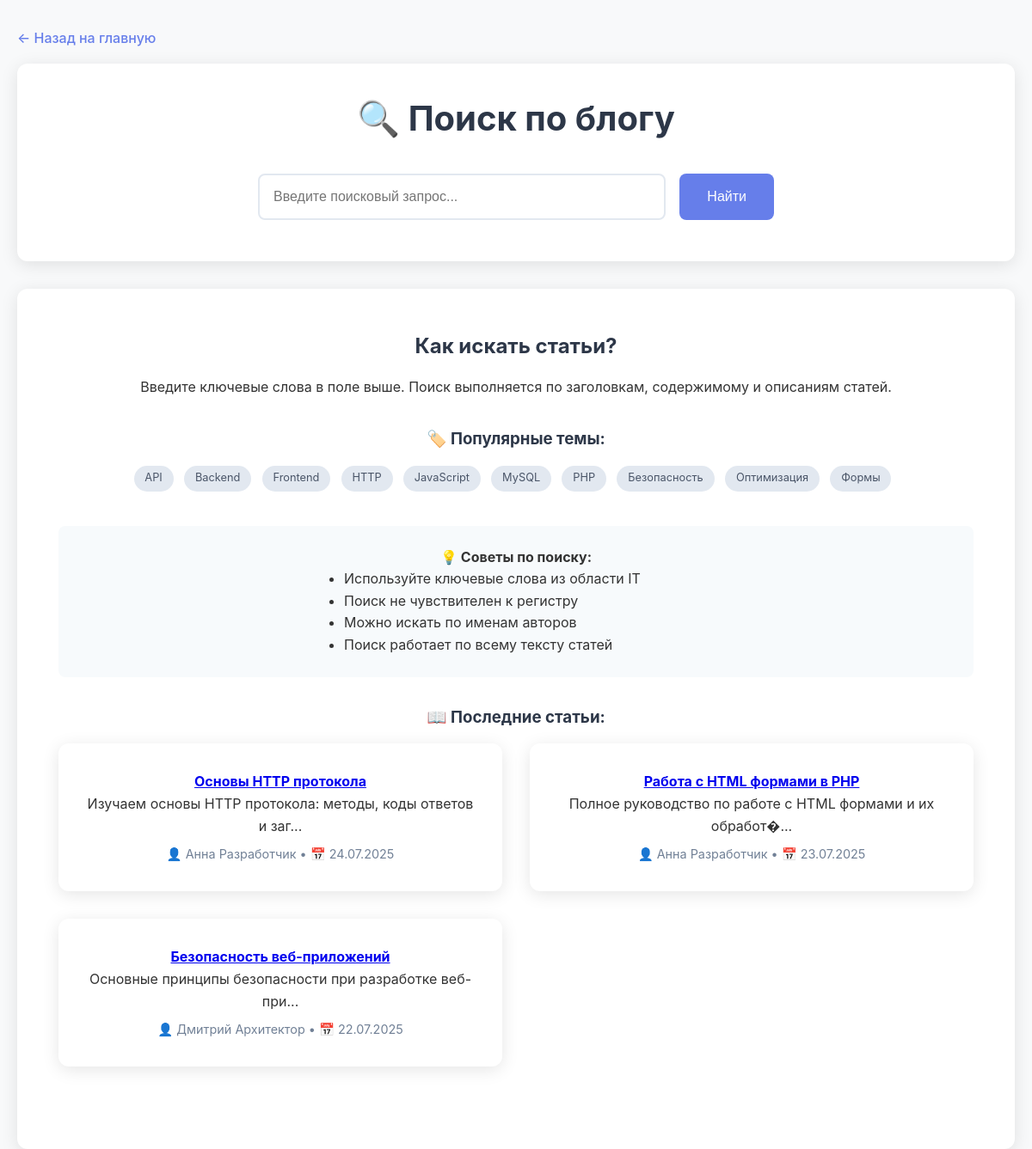
Screenshot of /search.php with the database file from the repository.
### tables this page shows
CREATE TABLE articles (
    id INT PRIMARY KEY AUTO_INCREMENT,
    title VARCHAR(255) NOT NULL,
    slug VARCHAR(255) UNIQUE,
    content TEXT NOT NULL,
    excerpt TEXT,
    author_id INT NOT NULL,
    category_id INT NOT NULL,
    reading_time INT DEFAULT 5,
    views INT DEFAULT 0,
    status ENUM('draft', 'published') DEFAULT 'published',
    published_at DATE,
    created_at TIMESTAMP DEFAULT CURRENT_TIMESTAMP,
    updated_at TIMESTAMP DEFAULT CURRENT_TIMESTAMP ON UPDATE CURRENT_TIMESTAMP,
    
     
    FOREIGN KEY (author_id) REFERENCES users(id) ON DELETE CASCADE,
    FOREIGN KEY (category_id) REFERENCES categories(id) ON DELETE CASCADE,
    
     
    INDEX idx_author (author_id),
    INDEX idx_category (category_id),
    INDEX idx_status (status),
    INDEX idx_published (published_at),
    INDEX idx_views (views),
    
     
    FULLTEXT KEY ft_search (title, content, excerpt)
);

### functions.php (called while the page is built, shortened)
<?php
function formatDate($date) {
    return date('d.m.Y', strtotime($date));
}
function getArticleTags($articleId) {
    try {
        $pdo = getDatabaseConnection();
        $stmt = $pdo->prepare("
            SELECT t.name
            FROM tags t
            JOIN article_tags at ON t.id = at.tag_id
            WHERE at.article_id = ?
            ORDER BY t.name
        ");
        $stmt->execute([$articleId]);
        return $stmt->fetchAll(PDO::FETCH_COLUMN);
    } catch (PDOException $e) {
        error_log("Error getting article tags: " . $e->getMessage());
        return [];
    }
}
function getAllTags() {
    try {
        $pdo = getDatabaseConnection();
        $stmt = $pdo->query("SELECT name FROM tags ORDER BY name");
        return $stmt->fetchAll(PDO::FETCH_COLUMN);
    } catch (PDOException $e) {
        error_log("Error getting all tags: " . $e->getMessage());
        return [];
    }
}
function getAllArticles($limit = null, $offset = 0) {
    try {
        $pdo = getDatabaseConnection();
        $sql = "
            SELECT
                a.*,
                u.name as author_name,
                u.email as author_email,
                c.name as category_name
            FROM articles a
            JOIN users u ON a.author_id = u.id
            JOIN categories c ON a.category_id = c.id
            WHERE a.status = 'published'
            ORDER BY a.published_at DESC, a.created_at DESC
        ";
        if ($limit) {
            $sql .= " LIMIT $limit OFFSET $offset";
        }
        $stmt = $pdo->query($sql);
        $articles = $stmt->fetchAll();
        foreach ($articles as &$article) {
            $article['author'] = [
                'name' => $article['author_name'],
                'email' => $article['author_email']
            ];
            $article['category'] = $article['category_name'];
            $article['tags'] = getArticleTags($article['id']);
        }
        return $articles;
    } catch (PDOException $e) {
        error_log("Error getting all articles: " . $e->getMessage());
        return [];
    }
}
function searchArticles($query) {
    if (empty(trim($query))) {
        return getAllArticles();
    }
}
function getRecentArticles($limit = 5) {
    return getAllArticles($limit);
}
?>

### search.php (the view, shortened to what this page needs)
<?php
require_once 'functions.php';
$query = isset($_GET['q']) ? trim($_GET['q']) : '';
$searchResults = searchArticles($query);
$totalResults = count($searchResults);
$allTags = getAllTags();
?>
<!DOCTYPE html>
<html lang="ru">
<head>
    <link rel="stylesheet" href="style.css">
</head>
<body>
    <div class="container">
        <nav class="breadcrumb">
            <a href="index.php">← Назад на главную</a>
        </nav>
        <header class="search-header">
            <h1>🔍 Поиск по блогу</h1>
            <form method="GET" class="search-form">
                <input
                    type="text"
                    name="q"
                    class="search-input"
                    placeholder="Введите поисковый запрос..."
                    value="<?php echo htmlspecialchars($query) ?>"
                    autofocus
                >
                <button type="submit" class="search-btn">Найти</button>
            </form>
        </header>
        <main class="search-results">
            <?php if ($query): ?>
                <div class="results-info">
                    <h2>Результаты поиска</h2>
                    <p>
                        <?php if ($totalResults > 0): ?>
                            Найдено <strong><?php echo $totalResults ?></strong>
                            <?php
                            if ($totalResults == 1) {
                                echo 'статья';
                            } elseif ($totalResults >= 2 && $totalResults <= 4) {
                                echo 'статьи';
                            } else {
                                echo 'статей';
                            }
                            ?>
                            по запросу "<strong><?php echo htmlspecialchars($query) ?></strong>"
                        <?php else: ?>
                            По запросу "<strong><?php echo htmlspecialchars($query) ?></strong>" ничего не найдено
                        <?php endif; ?>
                    </p>
                </div>
                <?php if ($totalResults > 0): ?>
                    <div class="results-grid">
                        <?php foreach ($searchResults as $article): ?>
                        <article class="result-card">
                            <h3 class="result-title">
                                <a href="article.php?id=<?php echo $article['id'] ?>">
                                    <?php echo htmlspecialchars($article['title']) ?>
                                </a>
                            </h3>
                            <p class="result-excerpt">
                                <?php echo htmlspecialchars($article['excerpt']) ?>
                            </p>
                            <div class="result-meta">
                                <span>👤 <?php echo htmlspecialchars($article['author']['name']) ?></span>
                                <span>📁 <?php echo htmlspecialchars($article['category']) ?></span>
                                <span>📅 <?php echo formatDate($article['date']) ?></span>
                                <span>👁️ <?php echo formatViews($article['views']) ?></span>
                                <span>⏱️ <?php echo $article['reading_time'] ?> мин</span>
                            </div>
                            <div class="result-tags">
                                <?php echo renderTags($article['tags']) ?>
                            </div>
                        </article>
                        <?php endforeach; ?>
                    </div>
                <?php else: ?>
                    <div class="no-results">
                        <h3>😔 К сожалению, ничего не найдено</h3>
                        <p>Попробуйте:</p>
                        <ul>
                            <li>Проверить правильность написания</li>
                            <li>Использовать более общие термины</li>
                            <li>Попробовать другие ключевые слова</li>
                        </ul>
                        <?php if (!empty($allTags)): ?>
                        <h4>💡 Попробуйте поискать по тегам:</h4>
                        <div class="popular-tags" style="margin: 1rem 0;">
                            <?php foreach (array_slice($allTags, 0, 10) as $tag): ?>
                            <a href="?q=<?php echo urlencode($tag) ?>" class="tag"><?php echo htmlspecialchars($tag) ?></a>
                            <?php endforeach; ?>
                        </div>
                        <?php endif; ?>
                        <a href="index.php" class="btn" style="margin-top: 1rem;">📚 Посмотреть все статьи</a>
                    </div>
                <?php endif; ?>
            <?php else: ?>
                <div class="search-help">
                    <h2>Как искать статьи?</h2>
                    <p>Введите ключевые слова в поле выше. Поиск выполняется по заголовкам, содержимому и описаниям статей.</p>
                    <?php if (!empty($allTags)): ?>
                    <h3>🏷️ Популярные темы:</h3>
                    <div class="popular-tags">
                        <?php foreach ($allTags as $tag): ?>
                        <a href="?q=<?php echo urlencode($tag) ?>" class="tag"><?php echo htmlspecialchars($tag) ?></a>
                        <?php endforeach; ?>
                    </div>
                    <?php endif; ?>
                    <div style="margin-top: 2rem; padding: 1.5rem; background: #f7fafc; border-radius: 8px;">
                        <h4>💡 Советы по поиску:</h4>
                        <ul style="text-align: left; max-width: 400px; margin: 0 auto;">
                            <li>Используйте ключевые слова из области IT</li>
                            <li>Поиск не чувствителен к регистру</li>
                            <li>Можно искать по именам авторов</li>
                            <li>Поиск работает по всему тексту статей</li>
                        </ul>
                    </div>
                    <?php
                    $recentArticles = getRecentArticles(3);
                    if (!empty($recentArticles)):
                    ?>
                    <h3 style="margin-top: 2rem;">📖 Последние статьи:</h3>
                    <div class="articles-grid" style="margin-top: 1rem;">
                        <?php foreach ($recentArticles as $article): ?>
                        <article class="article-card">
                            <h4>
                                <a href="article.php?id=<?php echo $article['id'] ?>">
                                    <?php echo htmlspecialchars($article['title']) ?>
                                </a>
                            </h4>
                            <p><?php echo htmlspecialchars(substr($article['excerpt'], 0, 100)) ?>...</p>
                            <div style="font-size: 0.9rem; color: #718096; margin-top: 0.5rem;">
                                👤 <?php echo htmlspecialchars($article['author']['name']) ?> •
                                📅 <?php echo formatDate($article['date']) ?>
                            </div>
                        </article>
                        <?php endforeach; ?>
                    </div>
                    <?php endif; ?>
                </div>
            <?php endif; ?>
        </main>
    </div>
</body>
</html>

### style.css (style rules this page uses)
* { margin: 0; padding: 0; box-sizing: border-box; }
body { font-family: -apple-system, BlinkMacSystemFont, 'Segoe UI', system-ui, sans-serif; line-height: 1.6; color: #333; background: #f8f9fa; }
.container { max-width: 1200px; margin: 0 auto; padding: 0 20px; }
header { background: linear-gradient(135deg, #667eea 0%, #764ba2 100%); color: white; padding: 3rem 0; text-align: center; }
header h1 { font-size: 2.5rem; margin-bottom: 0.5rem; }
.breadcrumb { margin: 2rem 0 1rem; }
.breadcrumb a { color: #667eea; text-decoration: none; font-weight: 500; }
.search-form { display: flex; gap: 1rem; max-width: 600px; margin: 0 auto 1rem; }
.search-input { flex: 1; padding: 1rem; border: 2px solid #e2e8f0; border-radius: 8px; font-size: 1rem; transition: border-color 0.3s ease; }
.search-btn { padding: 1rem 2rem; background: #667eea; color: white; border: none; border-radius: 8px; cursor: pointer; font-size: 1rem; font-weight: 500; transition: all 0.3s ease; }
.articles-grid, .results-grid { display: grid; grid-template-columns: repeat(auto-fit, minmax(350px, 1fr)); gap: 2rem; margin-bottom: 3rem; }
.article-card, .result-card { background: white; border-radius: 12px; padding: 2rem; box-shadow: 0 4px 20px rgba(0,0,0,0.1); transition: transform 0.3s ease, box-shadow 0.3s ease; display: flex; flex-direction: column; }
.article-tags, .result-tags, .popular-tags { margin-bottom: 1rem; }
.tag { display: inline-block; background: #e2e8f0; color: #4a5568; padding: 0.3rem 0.8rem; border-radius: 20px; font-size: 0.8rem; margin-right: 0.5rem; margin-bottom: 0.5rem; text-decoration: none; transition: all 0.3s ease; }
.search-header { background: white; padding: 2rem; border-radius: 12px; box-shadow: 0 4px 20px rgba(0,0,0,0.1); margin-bottom: 2rem; text-align: center; }
.search-header h1 { color: #2d3748; margin-bottom: 2rem; }
.no-results, .search-help { background: white; padding: 3rem; border-radius: 12px; box-shadow: 0 4px 20px rgba(0,0,0,0.1); text-align: center; }
.no-results h3, .search-help h2 { color: #2d3748; margin-bottom: 1rem; }
.search-help h3 { color: #2d3748; margin: 2rem 0 1rem; }
.article-card, .result-card, .stat-item { animation: fadeIn 0.5s ease-out; }
.article-card:nth-child(2) { animation-delay: 0.1s; }
.article-card:nth-child(3) { animation-delay: 0.2s; }

### rows the page displays
articles: title "Основы HTTP протокола", excerpt "Изучаем основы HTTP протокола: методы, коды ответов и заг", name "Анна Разработчик", published_at "24.07.2025"
articles: title "Работа с HTML формами в PHP", excerpt "Полное руководство по работе с HTML формами и их обработ�", name "Анна Разработчик", published_at "23.07.2025"
articles: title "Безопасность веб-приложений", excerpt "Основные принципы безопасности при разработке веб-при", name "Дмитрий Архитектор", published_at "22.07.2025"

### other values shown
$tag "API"
$tag "Backend"
$tag "Frontend"
$tag "HTTP"
$tag "JavaScript"
$tag "MySQL"
$tag "PHP"
$tag "Безопасность"
$tag "Оптимизация"
$tag "Формы"
